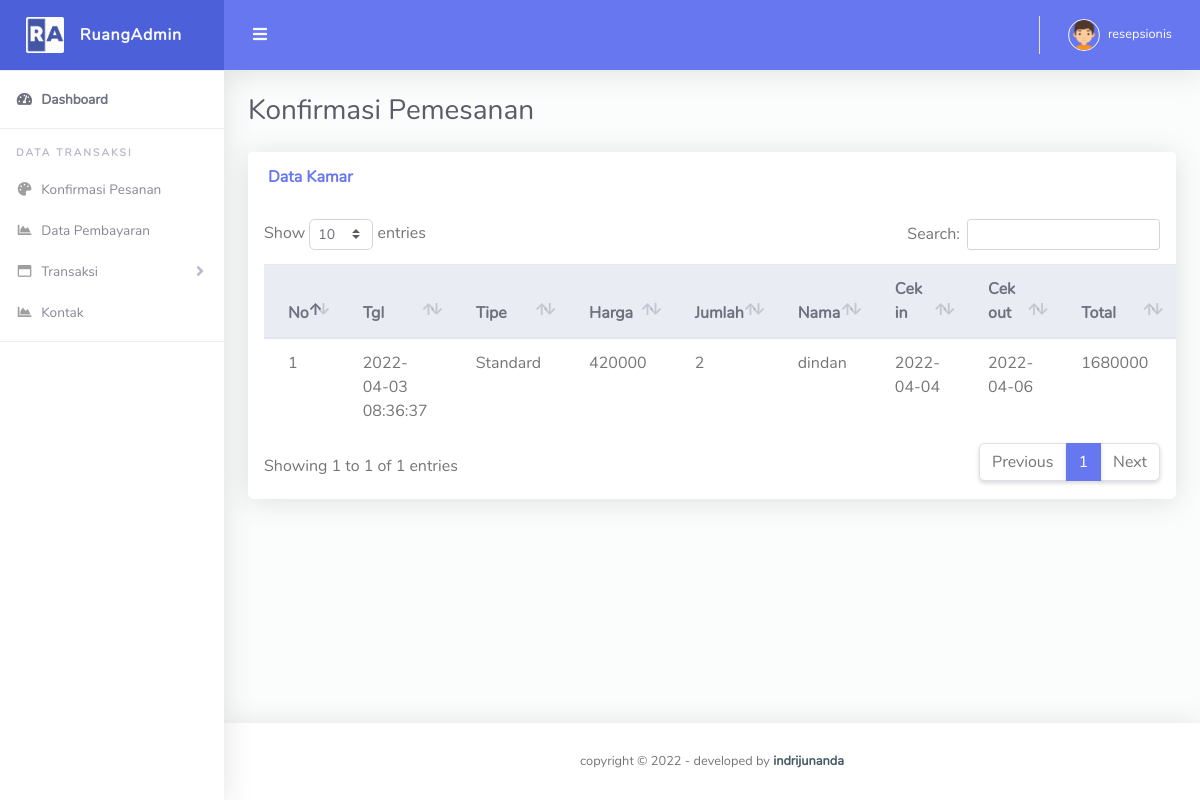
Screenshot of /resepsionis/konfirmasi.php (signed in) with the database file from the repository.
### tables this page shows
CREATE TABLE `pemesanan` (
  `idpesan` int(11) NOT NULL,
  `tglpesan` datetime NOT NULL,
  `batasbayar` datetime NOT NULL,
  `idkamar` varchar(15) NOT NULL,
  `tipe` varchar(20) NOT NULL,
  `harga` int(11) NOT NULL,
  `jumlah` int(11) NOT NULL,
  `idtamu` int(11) NOT NULL,
  `nama` varchar(100) NOT NULL,
  `alamat` varchar(500) NOT NULL,
  `telepon` varchar(15) NOT NULL,
  `tglmasuk` date NOT NULL,
  `tglkeluar` date NOT NULL,
  `lamahari` int(11) NOT NULL DEFAULT 0,
  `totalbayar` int(11) NOT NULL DEFAULT 0,
  `status` varchar(50) NOT NULL DEFAULT 'Pending...'
);

### resepsionis/sess.php (called while the page is built, shortened)
<?php
	$chk_sess = $_SESSION['resepsionis'];
	include("../conn/koneksi.php");
	$sql_sess = "SELECT * FROM admin WHERE id='". $chk_sess ."'";
	$ress_sess = mysqli_query($koneksi, $sql_sess);
	$p = mysqli_fetch_array($ress_sess);
?>

### resepsionis/konfirmasi.php (the view, shortened to what this page needs)
<?php include'layouts/header.php'; ?>
        <div class="container-fluid" id="container-wrapper">
          <div class="d-sm-flex align-items-center justify-content-between mb-4">
            <h1 class="h3 mb-0 text-gray-800">Konfirmasi Pemesanan</h1>
          </div>
          <div class="row">
            <div class="col-lg-12">
              <div class="card mb-4">
                <div class="card-header py-3 d-flex flex-row align-items-center justify-content-between">
                  <h6 class="m-0 font-weight-bold text-primary">Data Kamar</h6>
                </div>
                <div class="table-responsive p-3">
                  <table class="table align-items-center table-flush" id="dataTable">
                    <thead class="thead-light">
                      <tr>
                        <th>No</th>
                        <th>Tgl</th>
                        <th>Tipe</th>
                        <th>Harga</th>
                        <th>Jumlah</th>
                        <th>Nama</th>
                        <th>Cek in</th>
                        <th>Cek out</th>
                        <th>Total</th>
                        <th>Opsi</th>
                      </tr>
                    </thead>
                    <tbody>
                      <?php
                      include '../conn/koneksi.php';
                      $no = 1;
                      $sql = mysqli_query($koneksi, "SELECT * FROM pemesanan ORDER BY idpesan DESC");
                      while($d = mysqli_fetch_assoc($sql)){
                        $status = $d['status'];
                        if ($status == 'Pending...') {
                      ?>
                      <tr>
                        <td><?= $no++ ?></td>
                        <td><?= $d['tglpesan'] ?></td>
                        <td><?= $d['tipe'] ?></td>
                        <td><?= $d['harga'] ?></td>
                        <td><?= $d['jumlah'] ?></td>
                        <td><?= $d['nama'] ?></td>
                        <td><?= $d['tglmasuk'] ?></td>
                        <td><?= $d['tglkeluar'] ?></td>
                        <td><?= $d['totalbayar'] ?></td>
                        <td>
                        </td>
                      </tr>
                      <?php } } ?>
                    </tbody>
                  </table>
                </div>
              </div>
            </div>
          </div>
      <?php include'layouts/footer.php'; ?>

### resepsionis/layouts/header.php (shortened to what this page needs)
<?php include 'sess.php'; ?>
<!DOCTYPE html>
<html lang="en">
<head>
  <link href="../assets/vendor/fontawesome-free/css/all.min.css" rel="stylesheet" type="text/css">
  <link href="../assets/vendor/bootstrap/css/bootstrap.min.css" rel="stylesheet" type="text/css">
  <link href="../assets/css/ruang-admin.min.css" rel="stylesheet">
  <link href="../assets/vendor/datatables/dataTables.bootstrap4.min.css" rel="stylesheet">
</head>
<body id="page-top">
  <div id="wrapper">
    <ul class="navbar-nav sidebar sidebar-light accordion" id="accordionSidebar">
      <a class="sidebar-brand d-flex align-items-center justify-content-center" href="index.html">
        <div class="sidebar-brand-icon">
          <img src="../assets/img/logo/logo2.png">
        </div>
        <div class="sidebar-brand-text mx-3">RuangAdmin</div>
      </a>
      <hr class="sidebar-divider my-0">
      <li class="nav-item active">
        <a class="nav-link" href="index.php">
          <i class="fas fa-fw fa-tachometer-alt"></i>
          <span>Dashboard</span></a>
      </li>
      <hr class="sidebar-divider">
      <div class="sidebar-heading">
        Data Transaksi
      </div>
      <li class="nav-item">
        <a class="nav-link" href="konfirmasi.php">
          <i class="fas fa-fw fa-palette"></i>
          <span>Konfirmasi Pesanan</span>
        </a>
      </li>
      <li class="nav-item">
        <a class="nav-link" href="datapembayaran.php">
          <i class="fas fa-fw fa-chart-area"></i>
          <span>Data Pembayaran</span>
        </a>
      </li>
      <li class="nav-item">
        <a class="nav-link collapsed" href="#" data-toggle="collapse" data-target="#collapseBootstrap"
          aria-expanded="true" aria-controls="collapseBootstrap">
          <i class="far fa-fw fa-window-maximize"></i>
          <span>Transaksi</span>
        </a>
      </li>
      <li class="nav-item">
        <a class="nav-link" href="kontak.php">
          <i class="fas fa-fw fa-chart-area"></i>
          <span>Kontak</span>
        </a>
      </li>
      <hr class="sidebar-divider">
    </ul>
    <div id="content-wrapper" class="d-flex flex-column">
      <div id="content">
        <nav class="navbar navbar-expand navbar-light bg-navbar topbar mb-4 static-top">
          <button id="sidebarToggleTop" class="btn btn-link rounded-circle mr-3">
            <i class="fa fa-bars"></i>
          </button>
          <ul class="navbar-nav ml-auto">
            <li class="nav-item dropdown no-arrow">
              <a class="nav-link dropdown-toggle" href="#" id="userDropdown" role="button" data-toggle="dropdown"
                aria-haspopup="true" aria-expanded="false">
                <img class="img-profile rounded-circle" src="../assets/img/boy.png" style="max-width: 60px">
                <span class="ml-2 d-none d-lg-inline text-white small"><?php echo $p['nama'] ?></span>
              </a>
            </li>
          </ul>
        </nav>

### rows the page displays
pemesanan: tglpesan "2022-04-03 08:36:37", tipe "Standard", harga "420000", jumlah "2", nama "dindan", tglmasuk "2022-04-04", tglkeluar "2022-04-06", totalbayar "1680000"

### other values shown
$p['nama'] "resepsionis"
